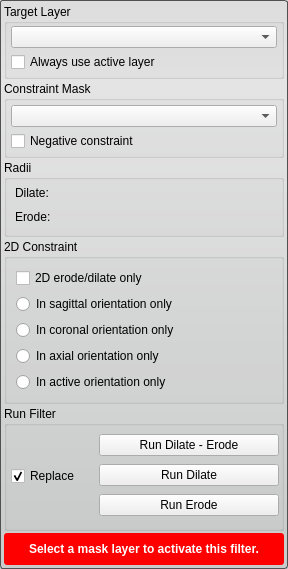
<?xml version="1.0" encoding="UTF-8"?>
<ui version="4.0">
 <class>BinaryIterativeDilateErodeFilterInterface</class>
 <widget class="QWidget" name="BinaryIterativeDilateErodeFilterInterface">
  <property name="geometry">
   <rect>
    <x>0</x>
    <y>0</y>
    <width>288</width>
    <height>564</height>
   </rect>
  </property>
  <property name="sizePolicy">
   <sizepolicy hsizetype="Preferred" vsizetype="MinimumExpanding">
    <horstretch>0</horstretch>
    <verstretch>0</verstretch>
   </sizepolicy>
  </property>
  <property name="windowTitle">
   <string>Binary Dilate Erode</string>
  </property>
  <property name="styleSheet">
   <string notr="true">QWidget#BinaryIterativeDilateErodeFilterInterface{
	border-radius: 3px;
	border: 1px solid rgb(80, 80,80);
	background-color: qlineargradient(spread:pad, x1:0.5, y1:0, x2:0.5, y2:0.960227, stop:0 rgba(221, 221, 221, 255), stop:0.155779 rgba(228, 228, 228, 255), stop:1 rgba(202, 204, 204, 255));      
}</string>
  </property>
  <layout class="QVBoxLayout" name="verticalLayout_3">
   <property name="spacing">
    <number>2</number>
   </property>
   <property name="margin">
    <number>4</number>
   </property>
   <item>
    <widget class="QGroupBox" name="target_groupbox_">
     <property name="title">
      <string>Target Layer</string>
     </property>
     <property name="flat">
      <bool>false</bool>
     </property>
     <layout class="QVBoxLayout" name="verticalLayout_4">
      <property name="spacing">
       <number>4</number>
      </property>
      <property name="leftMargin">
       <number>4</number>
      </property>
      <property name="topMargin">
       <number>2</number>
      </property>
      <property name="rightMargin">
       <number>4</number>
      </property>
      <property name="bottomMargin">
       <number>4</number>
      </property>
      <item>
       <widget class="QtUtils::QtDropableComboBox" name="target_layer_">
        <property name="sizePolicy">
         <sizepolicy hsizetype="Ignored" vsizetype="Fixed">
          <horstretch>0</horstretch>
          <verstretch>0</verstretch>
         </sizepolicy>
        </property>
       </widget>
      </item>
      <item>
       <widget class="QWidget" name="widget_5" native="true">
        <property name="minimumSize">
         <size>
          <width>0</width>
          <height>20</height>
         </size>
        </property>
        <layout class="QHBoxLayout" name="horizontalLayout">
         <property name="spacing">
          <number>0</number>
         </property>
         <property name="margin">
          <number>0</number>
         </property>
         <item>
          <widget class="QCheckBox" name="use_active_layer_">
           <property name="sizePolicy">
            <sizepolicy hsizetype="Preferred" vsizetype="Fixed">
             <horstretch>0</horstretch>
             <verstretch>0</verstretch>
            </sizepolicy>
           </property>
           <property name="text">
            <string>Always use active layer</string>
           </property>
          </widget>
         </item>
        </layout>
       </widget>
      </item>
     </layout>
    </widget>
   </item>
   <item>
    <widget class="QGroupBox" name="mask_constraint_groupbox_">
     <property name="title">
      <string>Constraint Mask</string>
     </property>
     <layout class="QVBoxLayout" name="verticalLayout_7">
      <property name="spacing">
       <number>4</number>
      </property>
      <property name="margin">
       <number>4</number>
      </property>
      <item>
       <widget class="QtUtils::QtDropableComboBox" name="mask_">
        <property name="sizePolicy">
         <sizepolicy hsizetype="Ignored" vsizetype="Fixed">
          <horstretch>0</horstretch>
          <verstretch>0</verstretch>
         </sizepolicy>
        </property>
       </widget>
      </item>
      <item>
       <widget class="QWidget" name="widget_6" native="true">
        <layout class="QHBoxLayout" name="horizontalLayout_4">
         <property name="spacing">
          <number>0</number>
         </property>
         <property name="margin">
          <number>0</number>
         </property>
         <item>
          <widget class="QCheckBox" name="mask_invert_">
           <property name="sizePolicy">
            <sizepolicy hsizetype="Preferred" vsizetype="Fixed">
             <horstretch>0</horstretch>
             <verstretch>0</verstretch>
            </sizepolicy>
           </property>
           <property name="text">
            <string>Negative constraint</string>
           </property>
          </widget>
         </item>
        </layout>
       </widget>
      </item>
     </layout>
    </widget>
   </item>
   <item>
    <widget class="QGroupBox" name="radiiGroupBox">
     <property name="sizePolicy">
      <sizepolicy hsizetype="Preferred" vsizetype="Fixed">
       <horstretch>0</horstretch>
       <verstretch>0</verstretch>
      </sizepolicy>
     </property>
     <property name="title">
      <string>Radii</string>
     </property>
     <property name="flat">
      <bool>false</bool>
     </property>
     <layout class="QVBoxLayout" name="verticalLayout_5">
      <property name="spacing">
       <number>0</number>
      </property>
      <property name="leftMargin">
       <number>4</number>
      </property>
      <property name="topMargin">
       <number>2</number>
      </property>
      <property name="rightMargin">
       <number>4</number>
      </property>
      <property name="bottomMargin">
       <number>4</number>
      </property>
      <item>
       <widget class="QWidget" name="widget" native="true">
        <layout class="QVBoxLayout" name="verticalLayout">
         <property name="spacing">
          <number>2</number>
         </property>
         <property name="margin">
          <number>4</number>
         </property>
         <item>
          <widget class="QLabel" name="dialateLabel">
           <property name="text">
            <string>Dilate:</string>
           </property>
          </widget>
         </item>
         <item>
          <widget class="QtUtils::QtSliderIntCombo" name="dilate_" native="true"/>
         </item>
        </layout>
       </widget>
      </item>
      <item>
       <widget class="QWidget" name="widget_2" native="true">
        <layout class="QVBoxLayout" name="verticalLayout_2">
         <property name="spacing">
          <number>2</number>
         </property>
         <property name="margin">
          <number>4</number>
         </property>
         <item>
          <widget class="QLabel" name="erodeLabel">
           <property name="text">
            <string>Erode:</string>
           </property>
          </widget>
         </item>
         <item>
          <widget class="QtUtils::QtSliderIntCombo" name="erode_" native="true"/>
         </item>
        </layout>
       </widget>
      </item>
     </layout>
    </widget>
   </item>
   <item>
    <widget class="QGroupBox" name="groupBox_2">
     <property name="title">
      <string>2D Constraint</string>
     </property>
     <layout class="QVBoxLayout" name="verticalLayout_8">
      <item>
       <widget class="QCheckBox" name="only2d_">
        <property name="text">
         <string>2D erode/dilate only</string>
        </property>
       </widget>
      </item>
      <item>
       <widget class="QRadioButton" name="sagittal_slice_">
        <property name="text">
         <string>In sagittal orientation only</string>
        </property>
       </widget>
      </item>
      <item>
       <widget class="QRadioButton" name="coronal_slice_">
        <property name="text">
         <string>In coronal orientation only</string>
        </property>
       </widget>
      </item>
      <item>
       <widget class="QRadioButton" name="axial_slice_">
        <property name="text">
         <string>In axial orientation only</string>
        </property>
       </widget>
      </item>
      <item>
       <widget class="QRadioButton" name="active_slice_">
        <property name="text">
         <string>In active orientation only</string>
        </property>
       </widget>
      </item>
     </layout>
    </widget>
   </item>
   <item>
    <widget class="QGroupBox" name="groupBox">
     <property name="title">
      <string>Run Filter</string>
     </property>
     <layout class="QHBoxLayout" name="horizontalLayout_3" stretch="1,2">
      <property name="spacing">
       <number>0</number>
      </property>
      <property name="leftMargin">
       <number>2</number>
      </property>
      <property name="topMargin">
       <number>2</number>
      </property>
      <property name="rightMargin">
       <number>2</number>
      </property>
      <property name="bottomMargin">
       <number>4</number>
      </property>
      <item>
       <widget class="QWidget" name="widget_4" native="true">
        <property name="minimumSize">
         <size>
          <width>62</width>
          <height>0</height>
         </size>
        </property>
        <layout class="QHBoxLayout" name="horizontalLayout_2">
         <property name="spacing">
          <number>0</number>
         </property>
         <property name="leftMargin">
          <number>2</number>
         </property>
         <property name="topMargin">
          <number>0</number>
         </property>
         <property name="rightMargin">
          <number>0</number>
         </property>
         <property name="bottomMargin">
          <number>0</number>
         </property>
         <item>
          <widget class="QCheckBox" name="replaceCheckBox">
           <property name="sizePolicy">
            <sizepolicy hsizetype="Preferred" vsizetype="Fixed">
             <horstretch>0</horstretch>
             <verstretch>0</verstretch>
            </sizepolicy>
           </property>
           <property name="text">
            <string>Replace</string>
           </property>
           <property name="checked">
            <bool>true</bool>
           </property>
          </widget>
         </item>
        </layout>
       </widget>
      </item>
      <item>
       <widget class="QWidget" name="widget_3" native="true">
        <property name="minimumSize">
         <size>
          <width>0</width>
          <height>96</height>
         </size>
        </property>
        <property name="maximumSize">
         <size>
          <width>16777215</width>
          <height>96</height>
         </size>
        </property>
        <layout class="QVBoxLayout" name="verticalLayout_6">
         <property name="spacing">
          <number>2</number>
         </property>
         <property name="margin">
          <number>0</number>
         </property>
         <item>
          <widget class="QPushButton" name="dilateerodeButton">
           <property name="sizePolicy">
            <sizepolicy hsizetype="Preferred" vsizetype="Fixed">
             <horstretch>0</horstretch>
             <verstretch>0</verstretch>
            </sizepolicy>
           </property>
           <property name="text">
            <string>Run Dilate - Erode</string>
           </property>
          </widget>
         </item>
         <item>
          <widget class="QPushButton" name="dilateButton">
           <property name="sizePolicy">
            <sizepolicy hsizetype="Preferred" vsizetype="Fixed">
             <horstretch>0</horstretch>
             <verstretch>0</verstretch>
            </sizepolicy>
           </property>
           <property name="text">
            <string>Run Dilate</string>
           </property>
          </widget>
         </item>
         <item>
          <widget class="QPushButton" name="erodeButton">
           <property name="sizePolicy">
            <sizepolicy hsizetype="Preferred" vsizetype="Fixed">
             <horstretch>0</horstretch>
             <verstretch>0</verstretch>
            </sizepolicy>
           </property>
           <property name="text">
            <string>Run Erode</string>
           </property>
          </widget>
         </item>
        </layout>
       </widget>
      </item>
     </layout>
    </widget>
   </item>
   <item>
    <widget class="QWidget" name="message_alert_" native="true">
     <property name="minimumSize">
      <size>
       <width>0</width>
       <height>32</height>
      </size>
     </property>
     <property name="styleSheet">
      <string notr="true">QLabel#message_{
	color: white;
	font: bold;
}

QWidget#message_alert_{
	border-radius: 3px;
	background-color: red;
}</string>
     </property>
     <layout class="QHBoxLayout" name="horizontalLayout_5">
      <property name="spacing">
       <number>0</number>
      </property>
      <property name="margin">
       <number>4</number>
      </property>
      <item>
       <widget class="QLabel" name="message_">
        <property name="text">
         <string>Select a mask layer to activate this filter.</string>
        </property>
        <property name="alignment">
         <set>Qt::AlignCenter</set>
        </property>
        <property name="wordWrap">
         <bool>true</bool>
        </property>
       </widget>
      </item>
     </layout>
    </widget>
   </item>
  </layout>
 </widget>
 <customwidgets>
  <customwidget>
   <class>QtUtils::QtDropableComboBox</class>
   <extends>QComboBox</extends>
   <header location="global">QtUtils/Widgets/QtDropableComboBox.h</header>
  </customwidget>
  <customwidget>
   <class>QtUtils::QtSliderIntCombo</class>
   <extends>QWidget</extends>
   <header location="global">QtUtils/Widgets/QtSliderIntCombo.h</header>
   <container>1</container>
  </customwidget>
 </customwidgets>
 <resources/>
 <connections/>
</ui>
